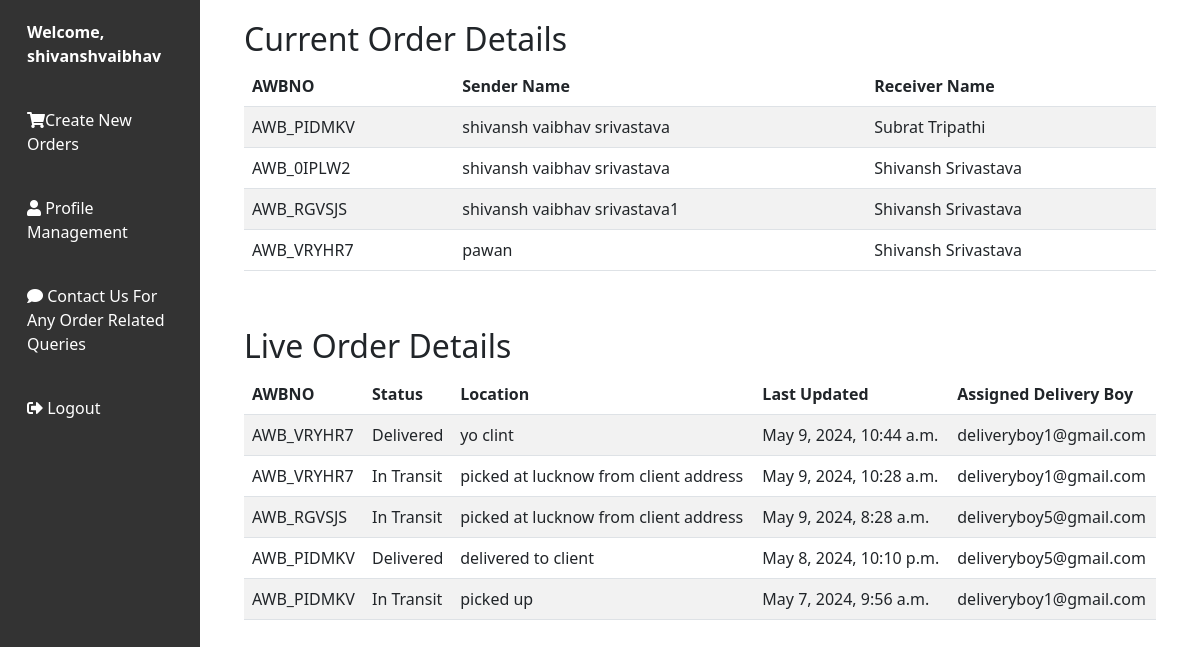
/userManagement/user_dashboard/ (signed in), run on an earlier commit of the app's database.
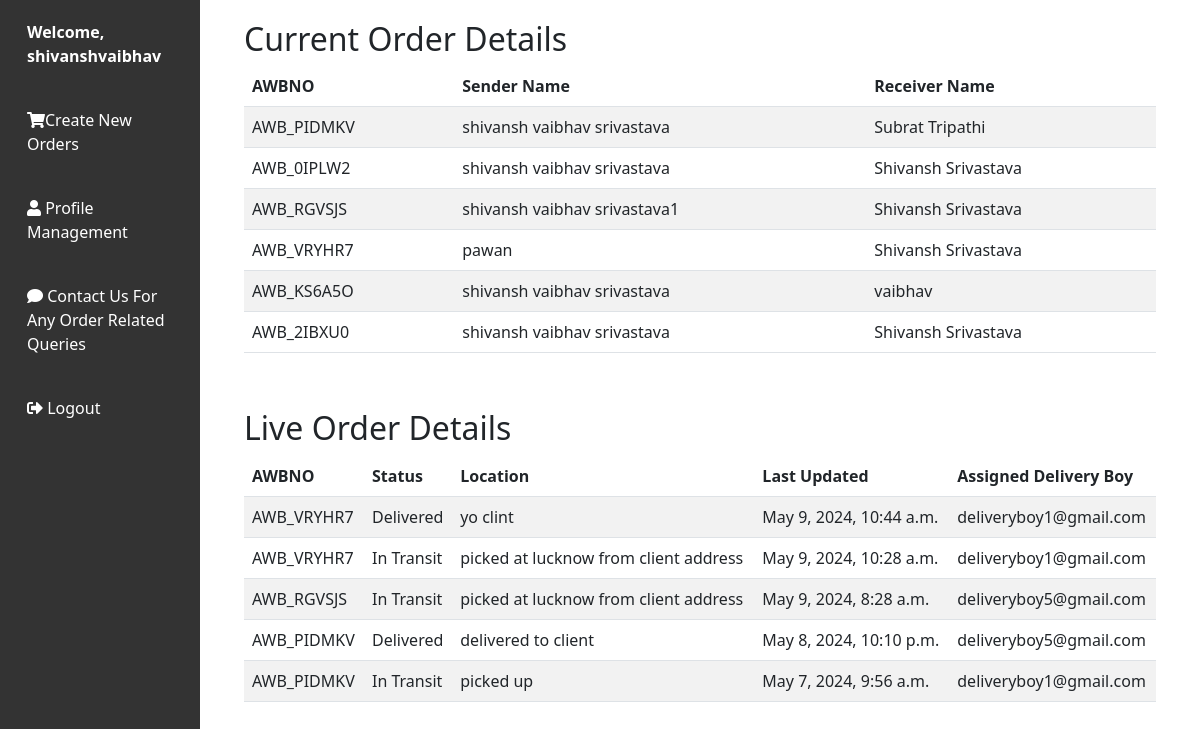
And on a later commit of the database.
### BranchesInfo/models.py (models this page shows, shortened)
class Data_Records(models.Model):
    AWBNO = models.CharField(max_length=10, primary_key=True)
    Sender_Name = models.CharField(max_length=100, null=True)
    Sender_Address = models.CharField(max_length=100, null=True)
    Sender_Contact_No = models.CharField(max_length=15, null=True)
    Sender_City = models.CharField(max_length=30, null=True)
    sender_state = models.CharField(max_length=30, null=True)
    Receiver_Name = models.CharField(max_length=100, null=False)
    Receiver_Address = models.CharField(max_length=100, null=True)
    Receiver_Contact_No = models.CharField(max_length=15, null=True)
    Receiver_City = models.CharField(max_length=30, null=True)
    receiver_state = models.CharField(max_length=30, null=True)
    Book_date = models.DateTimeField(null=False)
    Weight = models.CharField(max_length=10, null=True)
    Distance = models.DecimalField(max_digits=10, decimal_places=2, null=True)
    Price = models.CharField(max_length=10, null=True)
    POD_Flag = models.CharField(max_length=20, null=True)
    Print_Flag = models.CharField(max_length=20, null=True)
    Pin_Number = models.CharField(max_length=10, null=True)
    State = models.CharField(max_length=30, null=True)
    Country = models.CharField(max_length=30, null=True)
    Sender_Branch_CD = models.IntegerField(null=True)
    Receiver_Branch_CD  = models.IntegerField(null=True)
    Type = models.CharField(max_length=50, null=True)
    Payment_Method = models.CharField(max_length=50)
    Client_Id = models.ForeignKey(Client, on_delete=models.CASCADE, related_name='client_orders', null=True)
    Alert_Flag = models.CharField(max_length=20, null=True)
    order_type = models.CharField(max_length=30, null=True)

### packetTrackingSystem/models.py (models this page shows, shortened)
class Live_Updates(models.Model):
    AWBNO = models.CharField(max_length=50)
    transit_status = models.CharField(max_length=100, default='Not Picked Up From Source.')
    update_location = models.CharField(max_length=100)
    last_update_time = models.DateTimeField(null=False)
    Delivery_Boy_Name = models.CharField(max_length=100, null=True)

### userManagement/views.py (the view)
# urls.py: path('user_dashboard/', views.user_dashboard, name='user_dashboard'),
@cache_control(no_cache=True, must_revalidate=True, no_store=True)
def user_dashboard(request):
    try:
        session_id = request.session.get('Client_Id')
        username = request.session.get('Client_Name')
        if session_id is not None:
            print("Session ID of the user from dashboard function :", session_id)
            print("Session username of the user from dashboard function :", username)
            user_orders = Data_Records.objects.filter(Client_Id=session_id)
            live_updates = Live_Updates.objects.filter(AWBNO__in=[order.AWBNO for order in user_orders]).order_by('-last_update_time')
            return render(request, 'user_dashboard.html', {'user_orders': user_orders, 'username': username, 'live_updates': live_updates})
    except KeyError:
        print("Session key not found")
    return redirect('userManagement:user_login_form')

### userManagement/templates/user_dashboard.html (shortened to what this page needs)
<!DOCTYPE html>
<html lang="en">
    {% load static %}
<head>
    <link href="https://cdnjs.cloudflare.com/ajax/libs/bootstrap/5.3.0/css/bootstrap.min.css" rel="stylesheet">
</head>
<body>
    <div class="container-fluid">
        <div class="row">
            <nav class="col-md-3 col-lg-2 d-md-block sidebar">
                <div class="user-info">
                    Welcome, {{ username }}
                </div>
                <a href="{% url 'userManagement:client_order'%}"><i class="fas fa-shopping-cart"></i>Create New Orders</a>
                <a href="{% url 'userManagement:profile_management' %}"><i class="fas fa-user"></i> Profile Management</a>
                <a href="{% url 'userManagement:feedback'%}"><i class="fas fa-comment"></i> Contact Us For Any Order Related Queries</a>
                <a href="{% url 'userManagement:logout_view' %}" class="logout"><i class="fas fa-sign-out-alt"></i> Logout</a>
            </nav>
            <main class="col-md-9 ms-sm-auto col-lg-10 px-md-4">
<div class="order-details">
    <h2>Current Order Details</h2>
    {% if user_orders %}
    <div class="table-responsive">
        <table class="table table-striped">
            <thead>
                <tr>
                    <th>AWBNO</th>
                    <th>Sender Name</th>
                    <th>Receiver Name</th>
                </tr>
            </thead>
            <tbody>
                {% for order in user_orders %}
                <tr>
                    <td>{{ order.AWBNO }}</td>
                    <td>{{ order.Sender_Name }}</td>
                    <td>{{ order.Receiver_Name }}</td>
                </tr>
                {% empty %}
                <tr>
                    <td colspan="3">No current orders found.</td>
                </tr>
                {% endfor %}
            </tbody>
        </table>
    </div>
    {% else %}
    <p>No current orders found.</p>
    {% endif %}
</div>
<div class="order-details">
    <h2>Live Order Details</h2>
    <div class="table-responsive">
        <table class="table table-striped">
            <thead>
                <tr>
                    <th>AWBNO</th>
                    <th>Status</th>
                    <th>Location</th>
                    <th>Last Updated</th>
                    <th>Assigned Delivery Boy</th>
                </tr>
            </thead>
            <tbody>
                {% for update in live_updates %}
                <tr>
                    <td>{{ update.AWBNO }}</td>
                    <td>{{ update.transit_status }}</td>
                    <td>{{ update.update_location }}</td>
                    <td>{{ update.last_update_time }}</td>
                    <td>{{ update.Delivery_Boy_Name }}</td>
                </tr>
                {% empty %}
                <tr>
                    <td colspan="4">No live updates available.</td>
                </tr>
                {% endfor %}
            </tbody>
        </table>
    </div>
</div>
            </main>
        </div>
    </div>
    <link href="https://cdnjs.cloudflare.com/ajax/libs/font-awesome/5.15.4/css/all.min.css" rel="stylesheet">
</body>
</html>

### userManagement/templates/user_dashboard.html (style rules this page uses)
.sidebar { background-color: #333; color: #fff; height: 100vh; position: fixed; top: 0; left: 0; overflow-y: auto; }
.sidebar a { padding: 20px 15px; text-decoration: none; color: #fff; display: block; }
.logout { padding: 20px 15px; text-decoration: none; color: #fff; display: block; }
.user-info { padding: 20px 15px; font-weight: bold; }
.order-details { padding: 20px; }

What changed in the data, as far as the page shows it:
added Data_Records: AWBNO "AWB_KS6A5O", Sender_Name "shivansh vaibhav srivastava", Receiver_Name "vaibhav"
added Data_Records: AWBNO "AWB_2IBXU0", Sender_Name "shivansh vaibhav srivastava", Receiver_Name "Shivansh Srivastava"
